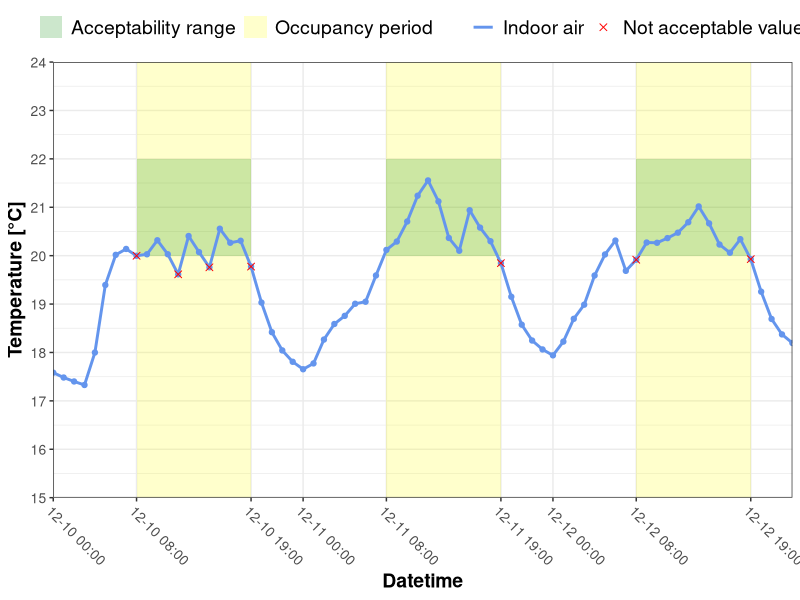

Here is the R script that generated this plot:
library(ggplot2)
library(tidyverse)

# Importing data and fixing datetime
df <- read.csv("temp_profiles_viz/data/data.csv", sep=';', dec=',') 
df$datetime <- as.POSIXct(df$datetime, format ="%Y-%m-%d %H:%M:%S")


# subsetting the two dataframes to show specific days
interval_start = "2024-12-10"
interval_end = "2024-12-13"

df_plot <- df[(df$datetime >= interval_start) & (df$datetime < interval_end),]

# Creating a support dataframe for the visualization
df_occ_range <- df_plot %>%
  mutate(
    date = as.Date(datetime)
  ) %>%
  group_by(
    date, tint_sp
  ) %>%
  summarise(
    min_datetime = min(datetime),
    max_datetime = max(datetime)
  ) %>%
  filter(tint_sp==21) 

# create arrays to assign colors to specific phenomena
fill_colors = c("Occupancy period"="yellow",
               "Acceptability range"="green4")
col_colors = c("Indoor air"="cornflowerblue",
               "Not acceptable values"="red")

# Define custom breaks for x-axis
x_axis_breaks <- c(c(df_occ_range$min_datetime, df_occ_range$max_datetime),
                   unique(as.Date(df_plot$datetime)))

# Build the plot
g1 <- ggplot()+
  # 1st layer: rectangles identifying occupancy periods
  geom_rect(data=df_occ_range, aes(xmin = min_datetime,
                                        xmax = max_datetime,
                                        ymin = 15,
                                        ymax = 24,
                                        fill = "Occupancy period"),
            alpha = 0.2) +
  # 2nd layer: rectangles identifying acceptability range
  geom_rect(data=df_occ_range, aes(xmin = min_datetime,
                                        xmax = max_datetime,
                                        ymin = 20, 
                                        ymax = 22,
                                        fill = "Acceptability range"),
            alpha = 0.2) +
  # 3rd layer: line plot of indoor air temperaure values
  geom_line(data = df_plot, aes(x = datetime,
                                y = tint,
                                color = "Indoor air"), linewidth = 1) +
  # 4th layer: scatter plot of indoor air temperature values excluding points falling
  # outside the acceptability range
  geom_point(data = df_plot[!(df_plot$tint < 20 & df_plot$tint_sp > 17) | 
                              !(df_plot$tint > 22 & df_plot$tint_sp > 17),], 
             aes(x = datetime,
                 y = tint),
             color='cornflowerblue') +
  # 5th layer: scatter plot of indoor air temperature values including only points falling
  # inside the acceptability range
  geom_point(data = df_plot[(df_plot$tint < 20 & df_plot$tint_sp > 17) | 
                              (df_plot$tint > 22 & df_plot$tint_sp > 17),], 
             aes(x = datetime,
                 y = tint,
                 color='Not acceptable values'), size = 2, shape = 4) +
  # adding scales
  scale_x_datetime(expand = c(0,0), breaks = x_axis_breaks,
                   labels = scales::date_format("%m-%d %H:%M", tz="CET")) +
  scale_y_continuous(expand = c(0,0), breaks = seq(15, 24, 1)) +
  scale_fill_manual(values = fill_colors) +
  scale_color_manual(values = col_colors) +
  # setting theme
  theme_bw() +
  theme(
    panel.grid.minor.x = element_blank(),
    axis.title = element_text(size=14, face = 'bold'),
    axis.text = element_text(size = 10),
    axis.text.x = element_text(angle = -45, hjust = 0),
    legend.text = element_text(size =14),
    legend.position = 'top'
  ) + 
  # adding labels
  labs(
    x = 'Datetime',
    y = 'Temperature [°C]',
    fill = "",
    color = ""
  )

ggsave("temp_profiles_viz/figures/temperature_profiles.png", g1, width = 1600, height = 900,
       units = "px", dpi = 150)
  